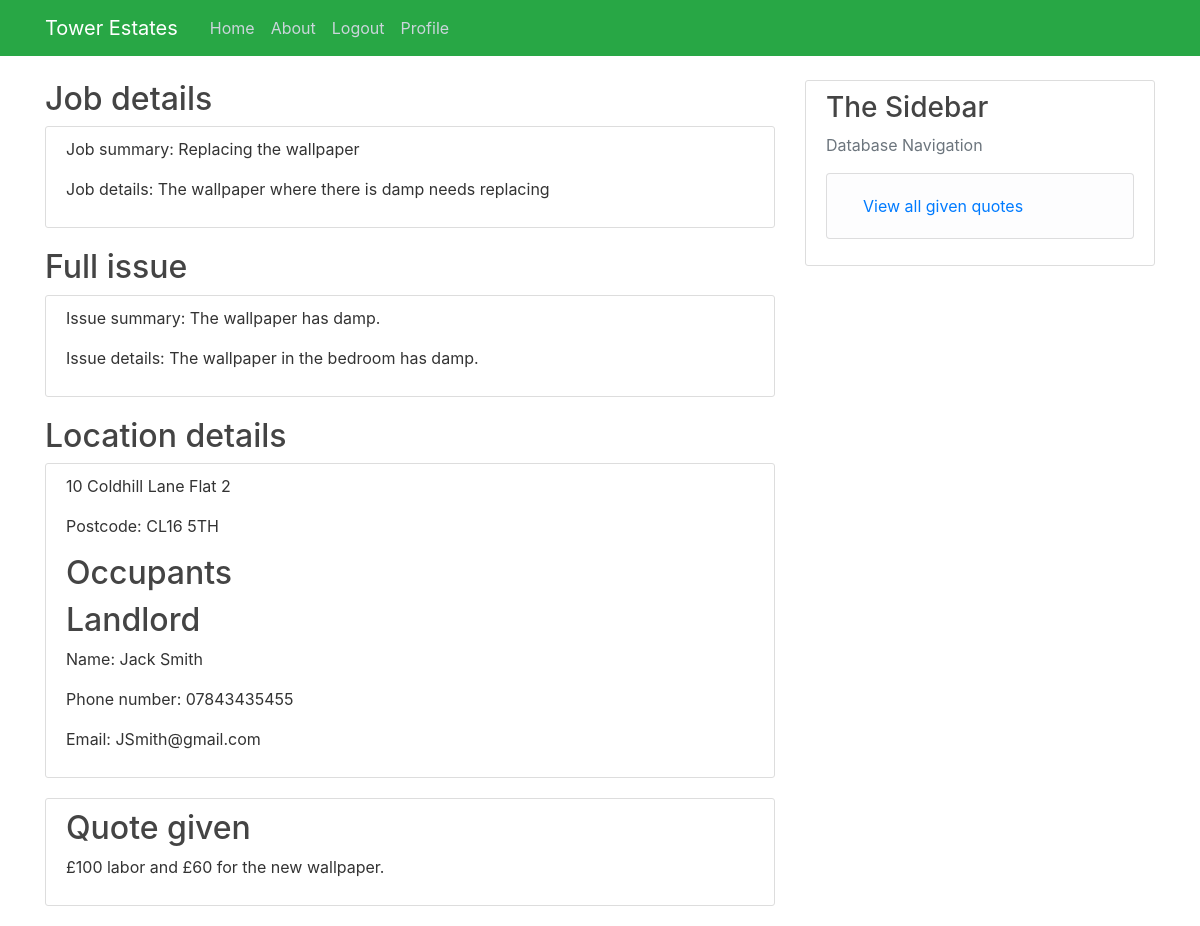
Page /contractor_job/3 (signed in) on the committed database.
### Tower/models.py (models this page shows, shortened)
class Jobs(db.Model):
    job_id = db.Column(db.Integer, primary_key=True)
    summary = db.Column(db.String(100), nullable=False)
    content = db.Column(db.String(500), nullable=False)
    opened = db.Column(db.DateTime, nullable=False, default=datetime.utcnow())
    closed = db.Column(db.Boolean, default=False)
    issue = db.Column(db.Integer, db.ForeignKey("issue.issue_id"), nullable=False)
    quotes = db.relationship("Quotes", backref="Jobs", lazy=True, cascade="all, delete-orphan")
    notes = db.relationship("Jobs_Notes", backref="Jobs", lazy=True, cascade="all, delete-orphan")

class Issue(db.Model):
    issue_id = db.Column(db.Integer, primary_key=True)
    summary = db.Column(db.String(100), nullable=False)
    content = db.Column(db.String(500), nullable=False)
    approved = db.Column(db.Boolean, default=False)
    opened = db.Column(db.DateTime, nullable=False, default=datetime.utcnow())
    closed = db.Column(db.Boolean, default=False)
    property_id = db.Column(db.Integer, db.ForeignKey("properties.property_id"), nullable=False)
    jobs = db.relationship("Jobs", backref="Issue", lazy=True, cascade="all, delete-orphan")
    notes = db.relationship("Issue_Notes", backref="Issue", lazy=True, cascade="all, delete-orphan")

class Properties(db.Model):
    property_id = db.Column(db.Integer, primary_key=True)
    address_line_1 = db.Column(db.String(35), nullable=False)
    address_line_2 = db.Column(db.String(20), nullable=True, default=" ")
    postcode = db.Column(db.String(10), nullable=False)
    landlord_id = db.Column(db.Integer, db.ForeignKey("user.user_id"), nullable=False)
    issue = db.relationship("Issue",cascade="all, delete-orphan", backref="Properties", lazy=True)

class User(db.Model, UserMixin):
    user_id = db.Column(db.Integer, primary_key=True)
    name = db.Column(db.String(55), nullable=False)
    phone_number= db.Column(db.String(15), nullable=False)
    role= db.Column(db.String(12), nullable=False)
    email = db.Column(db.String(120), unique=True, nullable=False)
    business= db.Column(db.String(150), nullable=True)
    password = db.Column(db.String(64), nullable=False)
    properties = db.relationship("Properties",cascade="all, delete-orphan" ,backref="User", lazy=True)
    occupants = db.relationship("Tenancies", backref="User", secondary=occupants, lazy=True)
    contractor = db.relationship("Quotes", cascade="all, delete-orphan",backref="User", lazy=True)

class Quotes(db.Model):
    quote_id = db.Column(db.Integer, primary_key=True)
    created = db.Column(db.DateTime, default=datetime.utcnow)
    content = db.Column(db.String(500), nullable=False)
    chosen = db.Column(db.Boolean, default=False)
    job = db.Column(db.Integer, db.ForeignKey("jobs.job_id"), nullable=False)
    contractor = db.Column(db.Integer, db.ForeignKey("user.user_id"), nullable=False)

### Tower/routes.py (the view)
@app.route("/contractor_job/<int:job_id>")
@login_required
def contractor_job(job_id):
    quote = db.session.query(Quotes).filter_by(job = job_id).first()
    job = db.session.query(Jobs).filter_by(job_id = job_id).first()
    issue= db.session.query(Issue).filter_by(issue_id = job.issue).first()
    location = db.session.query(Properties).filter_by(property_id = issue.property_id).first()
    landlord = db.session.query(User).filter_by(user_id = location.landlord_id).first()
    occupants = db.session.query(User, Tenancies).outerjoin(Tenancies.occupants).filter(Tenancies.property_id == location.property_id)
    return render_template("contractor_job.html", quote=quote, job=job, location=location, issue=issue,
                           landlord=landlord, occupants=occupants)

### Tower/models.py (called while the page is built)
@login_manager.user_loader
def load_user(user_id):
    return User.query.get(int(user_id))

### Tower/templates/contractor_job.html (shortened to what this page needs)
{% extends "layout.html" %}
{% block content %}
<div class="article-title">
    <h2>Job details</h2>
</div>
<div class="content-section">
    <p>Job summary: {{job.summary}}</p>
    <p>Job details: {{job.content}}</p>
</div>
<div class="article-title">
    <h2>Full issue</h2>
</div>
<div class="content-section">
    <p>Issue summary: {{issue.summary}}</p>
    <p>Issue details: {{issue.content}}</p>
</div>
<div class="article-title">
    <h2>Location details</h2>
</div>
<div class="content-section">
    <p>{{location.address_line_1}} {{location.address_line_2}}</p>
    <p>Postcode: {{location.postcode}} </p>
    <h2 class="article-title">Occupants</h2>
    <h2 class="article-title">Landlord</h2>
    <p>Name: {{landlord.name}}</p>
    <p>Phone number: {{landlord.phone_number}}</p>
    <p>Email: {{landlord.email}}</p>
</div>
<div class="content-section">
    <h2> Quote given</h2>
    <p>{{quote.content}}</p>
</div>
{% endblock content %}

### Tower/Static/main.css (style rules this page uses)
body { background: #ffffff; color: #333333; margin-top: 5rem; }
h1, h2, h3, h4, h5, h6 { color: #444444; }
.content-section { background: #ffffff; padding: 10px 20px; border: 1px solid #dddddd; border-radius: 3px; margin-bottom: 20px; }
.article-title { color: #444444; }

### rows in the picture
Jobs: summary "Replacing the wallpaper", content "The wallpaper where there is damp needs replacing"
Issue: summary "The wallpaper has damp.", content "The wallpaper in the bedroom has damp."
Properties: address_line_1 "10 Coldhill Lane", address_line_2 "Flat 2", postcode "CL16 5TH"
User: name "Jack Smith", phone_number "07843435455", email "JSmith@gmail.com"
Quotes: content "£100 labor and £60 for the new wallpaper."
